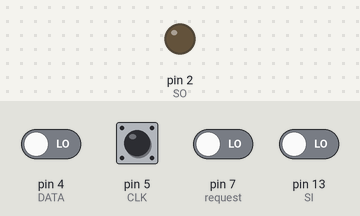
Recording of a sketch running on a simulated Arduino Uno, built with avr-gcc and run on an emulated ATmega328P. Parts: output pins drawn as LEDs (lit = HIGH). The inputs (shaded band) are chosen by the test bench; at power-on: pin 5 (CLK) HIGH, pin 4 (DATA), pin 7 (request), pin 13 (SI) LOW. What the sketch prints to the serial monitor is not drawn.

Above: at 1.2 s.
1.3 s: pin 7 (request) driven HIGH
At 2.0 s:
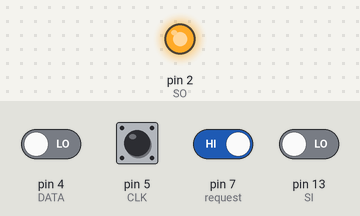
2.8 s: pin 13 (SI) driven HIGH
At 3.1 s:
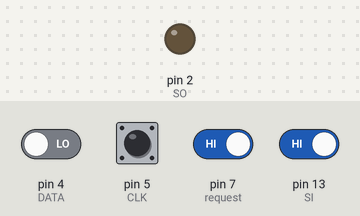
4.7 s: pin 13 (SI) driven LOW
At 5.9 s:
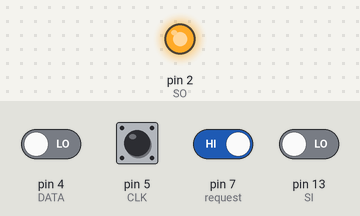
6.2 s: pin 4 (DATA) driven HIGH and pin 13 (SI) driven HIGH
At 6.9 s:
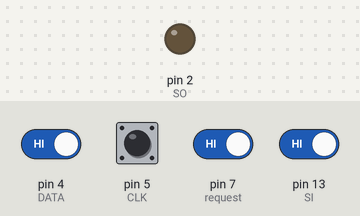
Timing chart, 0 to 9.2 s (numbered marks = the images above; inputs shaded):
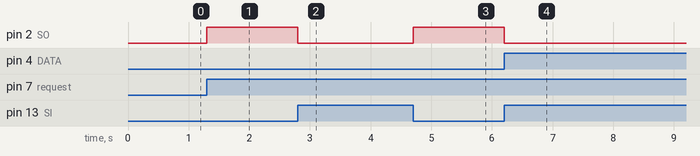

Measured:
- after the input at 1.3 s, pin 2 (SO): LOW → HIGH at once
- after the input at 2.8 s, pin 2 (SO): HIGH → LOW at once
- after the input at 4.7 s, pin 2 (SO): LOW → HIGH at once
- after the input at 6.2 s, pin 2 (SO): HIGH → LOW at once

The sketch:

networking_receiver.ino
```cpp
//Code checked faulty
/*
 * SO => Master Input & Slave Output
 * SI => Master Output & Slave Input
 * DATA => pin for transmitting data
 * CLK => Clock
 *
 * WORKING PRINCIPAL:
 * Slave output(SO) is made high, i.e. the slave sends requests for the data be send
 * the master first turns the (MO)Master Output high, completing the handshaking
 * now periodically, with a phased delay, clock(CLK) is Sensed
 * when the clock is high the DATA pin takes in HIGH or LOW
 * the array is defined according to the data sent
 * then the binary is converted into decimal and then to string
 *
 * NOTE:
 * No input statement is specified. To change the message sent mutat the string st in the Master board.
 */

char ch ="";
int arr[8] = {0};
int SO = 2, SI = 13, DATA = 4, CLK = 5, request = 7, k=0;

void setup() {
  // Initialization here
Serial.begin(9600);

pinMode(SO, OUTPUT);
pinMode(request, INPUT);
pinMode(SI, INPUT);
pinMode(DATA, INPUT);
pinMode(CLK, INPUT);
}

void loop() {
  // users request to send data.
if(digitalRead(request)==HIGH)
{
//HANDSHAKING PROTOCALL/////////////////////////////////////////////////////////////
digitalWrite(SO, HIGH);
}
if(digitalRead(SI)==HIGH)
{
  digitalWrite(SO, LOW);
  delay(100);
////////////////////////////////////////////////////////////////////////////////////
  READ();
}
}

void READ()
{
  int i = 0;
  while(digitalRead(SI) == HIGH)
  {
    while(i < 8) //serves as a check as there is no delay.....* even if there is a data sent it waits
    {            //                                           * data is not misplaced in the array
      if(digitalRead(CLK) == HIGH)
      {//checks out unwanted data
          if(digitalRead(DATA)== HIGH)
          {
            arr[i] = 1;
          }
          else
          {
            arr[i] = 0;
          }
          Serial.print(arr[i]);
          /*
           * bit left shift operator is used...
           * example: x = 0(11 0000) << 1 = @(110 0000)
           */
          k += arr[i] << i;
          i++;
      }
    }
    ch = (char)k;
    Serial.print(ch);
    k = 0;
    i=0;
  }
}
```
